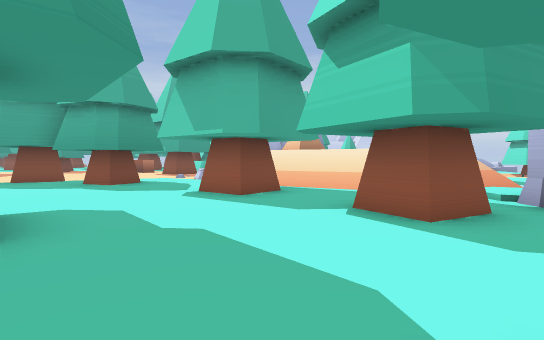
view 1 (above)

22 first-person views from a walk through a level from a Godot 3-D game. The camera is 1.2 m above the floor, tilts 2° down and sees 80° across. The floor is counted in squares, 2 m on a side. Each view is taken from the middle of a square. On the plan, view 1 faces up. The plan holds only what a view shows up to about 10 squares ahead; the rest is blank. The place goes on beyond the plan.

view 2
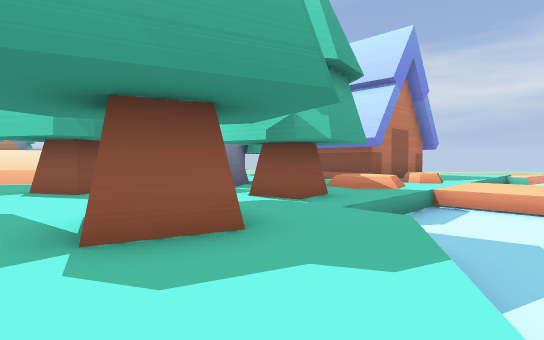

view 3
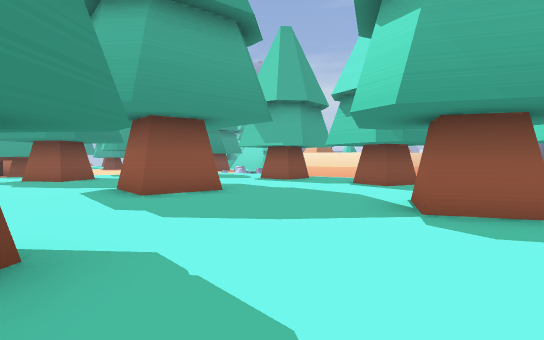

view 4
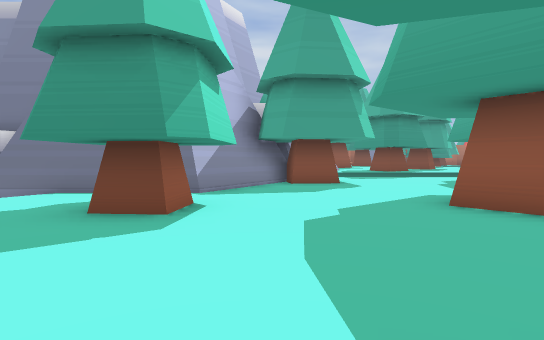

view 5
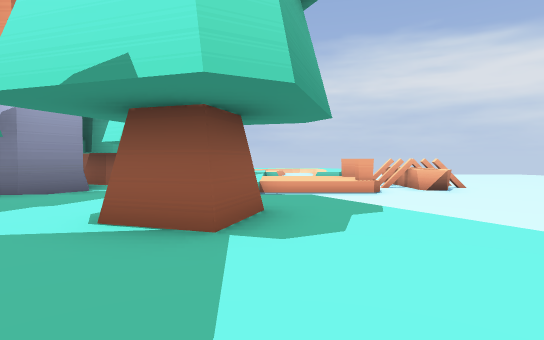

view 6
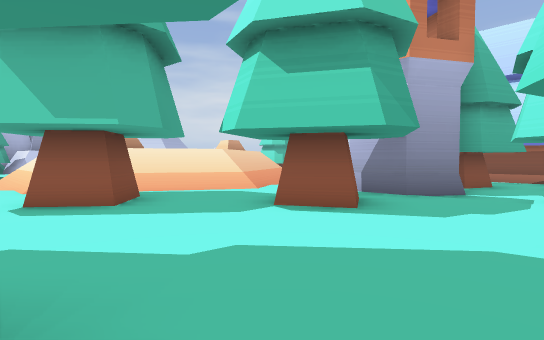

view 7
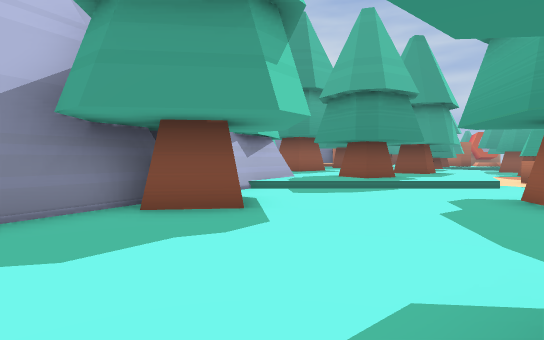

view 8
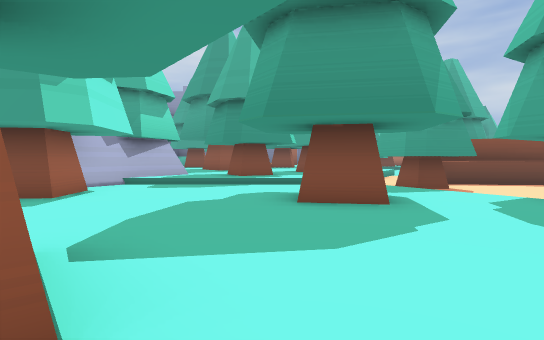

view 9
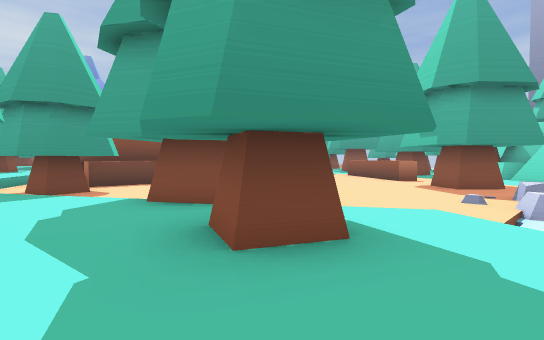

view 10
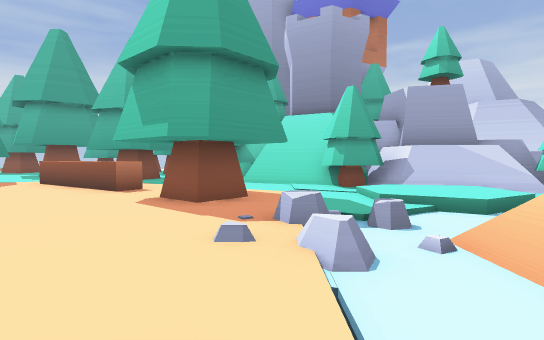

view 11
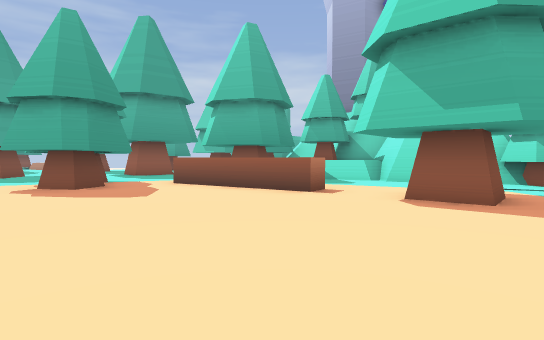

view 12
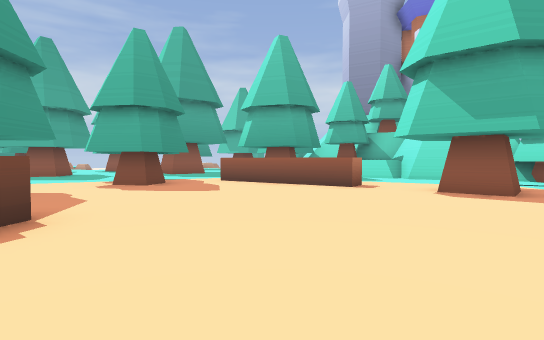

view 13
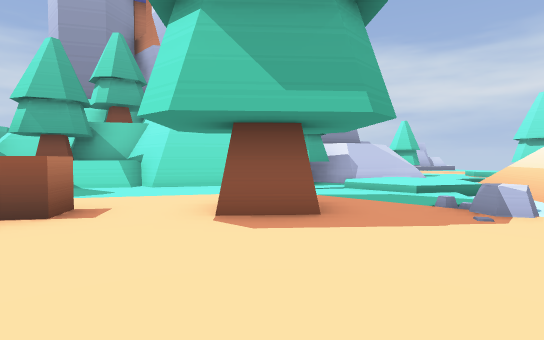

view 14
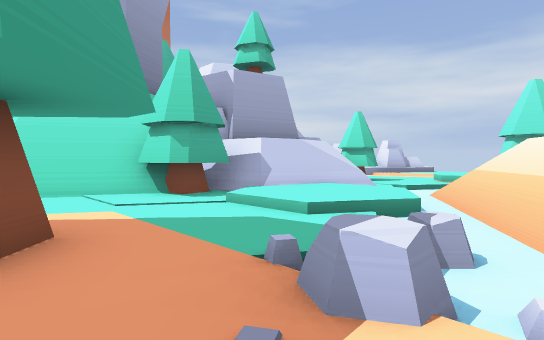

view 15
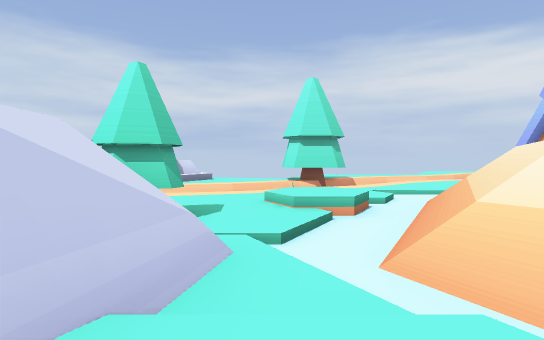

view 16
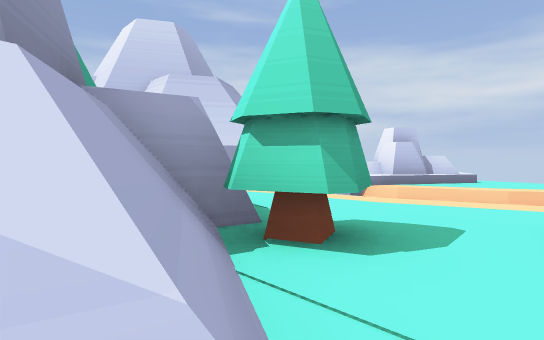

view 17
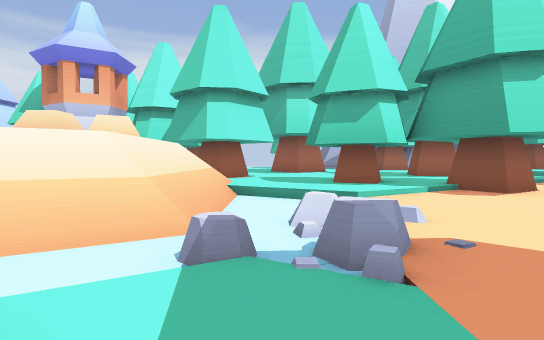

view 18
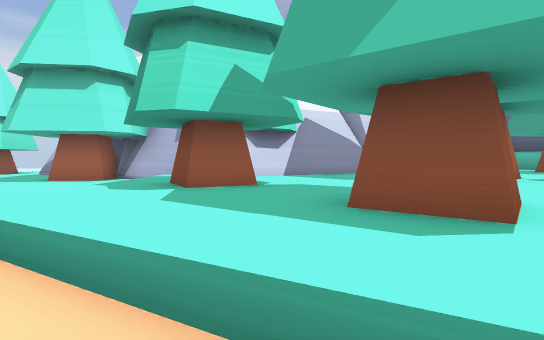

view 19
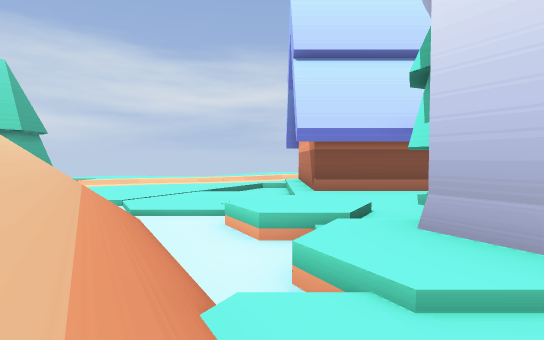

view 20
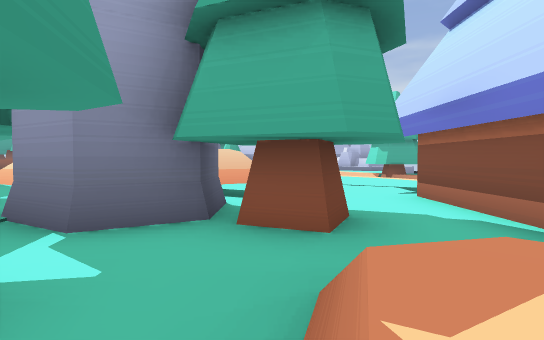

view 21
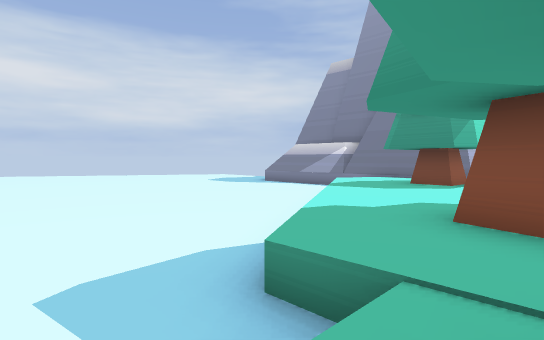

view 22
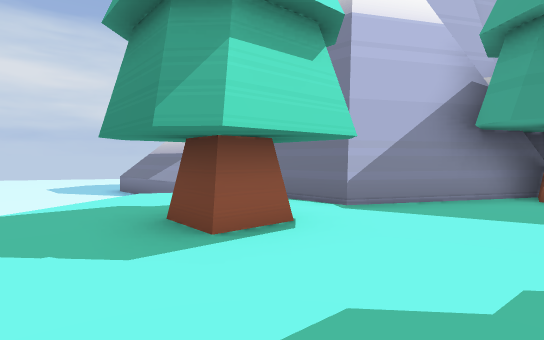

### Floor plan
Key: @ floor where view 1 was taken; # wall or solid block; . main floor; : floor 0.25 m higher than the main floor; - floor 0.25 m lower than the main floor; + floor 0.5 m higher than the main floor; / step, stairs or slope; = window, fence, low wall or low ledge; ~ liquid the walk can cross; ≈ liquid the walk keeps out of; ^ raised ledge; T tower; R rock.
Columns run from 17 left of view 1 to 8 right of it. Each row starts with its distance up from view 1.
 24            #=
 23
 22             ##
 21            =#/=
 20  #-  --- ## //=
 19   ---^--  ---/##      -≈
 18   --- #-^  ---/###  ##≈≈≈
 17    --##--^^-----######≈≈≈
 16     -##---^^----/#####=≈≈
 15     ---------#--...-≈--≈≈
 14      -----------/.≈≈≈≈::
 13       --------R~≈≈≈≈≈≈≈≈≈≈
 12       #-------R~≈≈≈ ≈≈≈≈≈≈
 11       #--------≈≈≈    ≈ ≈≈
 10       #------//≈≈≈    ≈ ≈≈
  9      #^---/#//..≈≈≈  ≈≈ ≈≈
  8     ---##-/./##.~#≈  ≈≈≈≈≈
  7    ::/-##/...#....≈##≈≈≈-
  6    :#::/........##...≈≈:-
  5   ::#:::..#........../T
  4  :: ::::...........#. T#
  3  :  ::#:......#......T###
  2 :#  ::::.....##........###
  1    ::##/.............#..+#
  0    ########......@##.....
 -1    #     ##..........≈≈≈≈
 -2           ######....≈≈≈≈≈
 -3             ####..≈≈≈≈≈≈≈
 -4             #....≈≈≈≈≈≈≈≈≈

Positions as (right, up) in squares from view 1, and headings:
1: (0, 0), facing up
2: (0, -3), facing up-right
3: (-1, -4), facing up
4: (1, -1), facing left
5: (-2, -1), facing right
6: (-2, 1), facing up-right
7: (-3, 1), facing left
8: (-2, 4), facing left
9: (-2, 6), facing up-left
10: (-3, 9), facing up
11: (-7, 10), facing up
12: (-8, 9), facing up
13: (-7, 12), facing up-right
14: (-4, 12), facing up-right
15: (0, 15), facing right
16: (2, 15), facing up-right
17: (-2, 15), facing down
18: (-12, 8), facing down
19: (2, 6), facing right
20: (6, 0), facing up
21: (5, 0), facing down-left
22: (-1, 0), facing down-left
